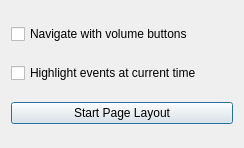
<?xml version="1.0" encoding="UTF-8"?>
<ui version="4.0">
 <class>OptionsDialog</class>
 <widget class="QDialog" name="OptionsDialog">
  <property name="geometry">
   <rect>
    <x>0</x>
    <y>0</y>
    <width>244</width>
    <height>148</height>
   </rect>
  </property>
  <property name="windowTitle">
   <string>Dialog</string>
  </property>
  <property name="modal">
   <bool>true</bool>
  </property>
  <layout class="QVBoxLayout" name="verticalLayout">
   <item>
    <widget class="QCheckBox" name="checkBox">
     <property name="text">
      <string>Navigate with volume buttons</string>
     </property>
    </widget>
   </item>
   <item>
    <widget class="QCheckBox" name="checkBox_2">
     <property name="text">
      <string>Highlight events at current time</string>
     </property>
    </widget>
   </item>
   <item>
    <widget class="QPushButton" name="pushButton">
     <property name="text">
      <string>Start Page Layout</string>
     </property>
    </widget>
   </item>
  </layout>
 </widget>
 <resources/>
 <connections/>
</ui>
